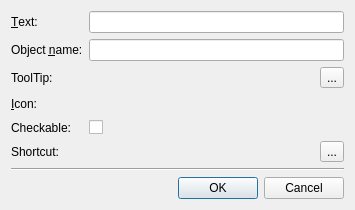
<?xml version="1.0" encoding="UTF-8"?>
<ui version="4.0">
 <comment>*********************************************************************
**
** Copyright (C) 2009 Nokia Corporation and/or its subsidiary(-ies).
** Contact: Qt Software Information (qt-info@nokia.com)
**
** This file is part of the Qt Designer of the Qt Toolkit.
**
** $QT_BEGIN_LICENSE:LGPL$
** Commercial Usage
** Licensees holding valid Qt Commercial licenses may use this file in
** accordance with the Qt Commercial License Agreement provided with the
** Software or, alternatively, in accordance with the terms contained in
** a written agreement between you and Nokia.
**
** GNU Lesser General Public License Usage
** Alternatively, this file may be used under the terms of the GNU Lesser
** General Public License version 2.1 as published by the Free Software
** Foundation and appearing in the file LICENSE.LGPL included in the
** packaging of this file.  Please review the following information to
** ensure the GNU Lesser General Public License version 2.1 requirements
** will be met: http://www.gnu.org/licenses/old-licenses/lgpl-2.1.html.
**
** In addition, as a special exception, Nokia gives you certain
** additional rights. These rights are described in the Nokia Qt LGPL
** Exception version 1.0, included in the file LGPL_EXCEPTION.txt in this
** package.
**
** GNU General Public License Usage
** Alternatively, this file may be used under the terms of the GNU
** General Public License version 3.0 as published by the Free Software
** Foundation and appearing in the file LICENSE.GPL included in the
** packaging of this file.  Please review the following information to
** ensure the GNU General Public License version 3.0 requirements will be
** met: http://www.gnu.org/copyleft/gpl.html.
**
** If you are unsure which license is appropriate for your use, please
** contact the sales department at qt-sales@nokia.com.
** $QT_END_LICENSE$
**
*********************************************************************</comment>
 <class>qdesigner_internal::NewActionDialog</class>
 <widget class="QDialog" name="qdesigner_internal::NewActionDialog">
  <property name="windowTitle">
   <string>New Action...</string>
  </property>
  <layout class="QVBoxLayout" name="verticalLayout">
   <item>
    <layout class="QFormLayout" name="formLayout">
     <item row="0" column="0">
      <widget class="QLabel" name="textLabel">
       <property name="text">
        <string>&amp;Text:</string>
       </property>
       <property name="buddy">
        <cstring>editActionText</cstring>
       </property>
      </widget>
     </item>
     <item row="0" column="1">
      <widget class="QLineEdit" name="editActionText">
       <property name="minimumSize">
        <size>
         <width>255</width>
         <height>0</height>
        </size>
       </property>
      </widget>
     </item>
     <item row="1" column="0">
      <widget class="QLabel" name="objectNameLabel">
       <property name="text">
        <string>Object &amp;name:</string>
       </property>
       <property name="buddy">
        <cstring>editObjectName</cstring>
       </property>
      </widget>
     </item>
     <item row="1" column="1">
      <widget class="QLineEdit" name="editObjectName"/>
     </item>
     <item row="3" column="0">
      <widget class="QLabel" name="iconLabel">
       <property name="text">
        <string>&amp;Icon:</string>
       </property>
       <property name="buddy">
        <cstring>iconSelector</cstring>
       </property>
      </widget>
     </item>
     <item row="3" column="1">
      <layout class="QHBoxLayout" name="horizontalLayout">
       <item>
        <widget class="qdesigner_internal::IconSelector" name="iconSelector" native="true"/>
       </item>
       <item>
        <spacer>
         <property name="orientation">
          <enum>Qt::Horizontal</enum>
         </property>
         <property name="sizeHint" stdset="0">
          <size>
           <width>40</width>
           <height>20</height>
          </size>
         </property>
        </spacer>
       </item>
      </layout>
     </item>
     <item row="5" column="0">
      <widget class="QLabel" name="shortcutLabel">
       <property name="text">
        <string>Shortcut:</string>
       </property>
      </widget>
     </item>
     <item row="4" column="1">
      <widget class="QCheckBox" name="checkableCheckBox">
       <property name="text">
        <string/>
       </property>
      </widget>
     </item>
     <item row="4" column="0">
      <widget class="QLabel" name="checkableLabel">
       <property name="text">
        <string>Checkable:</string>
       </property>
      </widget>
     </item>
     <item row="2" column="0">
      <widget class="QLabel" name="toolTipLabel">
       <property name="text">
        <string>ToolTip:</string>
       </property>
      </widget>
     </item>
     <item row="2" column="1">
      <layout class="QHBoxLayout" name="toolTipLayout">
       <item>
        <widget class="TextPropertyEditor" name="tooltipEditor" native="true">
         <property name="sizePolicy">
          <sizepolicy hsizetype="MinimumExpanding" vsizetype="Preferred">
           <horstretch>0</horstretch>
           <verstretch>0</verstretch>
          </sizepolicy>
         </property>
        </widget>
       </item>
       <item>
        <widget class="QToolButton" name="toolTipToolButton">
         <property name="text">
          <string>...</string>
         </property>
        </widget>
       </item>
      </layout>
     </item>
     <item row="5" column="1">
      <layout class="QHBoxLayout" name="keysequenceLayout">
       <item>
        <widget class="QtKeySequenceEdit" name="keySequenceEdit" native="true">
         <property name="sizePolicy">
          <sizepolicy hsizetype="MinimumExpanding" vsizetype="Preferred">
           <horstretch>0</horstretch>
           <verstretch>0</verstretch>
          </sizepolicy>
         </property>
        </widget>
       </item>
       <item>
        <widget class="QToolButton" name="keysequenceResetToolButton">
         <property name="text">
          <string>...</string>
         </property>
        </widget>
       </item>
      </layout>
     </item>
    </layout>
   </item>
   <item>
    <spacer name="verticalSpacer">
     <property name="orientation">
      <enum>Qt::Vertical</enum>
     </property>
     <property name="sizeHint" stdset="0">
      <size>
       <width>0</width>
       <height>0</height>
      </size>
     </property>
    </spacer>
   </item>
   <item>
    <widget class="Line" name="line">
     <property name="orientation">
      <enum>Qt::Horizontal</enum>
     </property>
    </widget>
   </item>
   <item>
    <widget class="QDialogButtonBox" name="buttonBox">
     <property name="orientation">
      <enum>Qt::Horizontal</enum>
     </property>
     <property name="standardButtons">
      <set>QDialogButtonBox::Cancel|QDialogButtonBox::Ok</set>
     </property>
    </widget>
   </item>
  </layout>
 </widget>
 <customwidgets>
  <customwidget>
   <class>qdesigner_internal::IconSelector</class>
   <extends>QWidget</extends>
   <header>iconselector_p.h</header>
   <container>1</container>
  </customwidget>
  <customwidget>
   <class>QtKeySequenceEdit</class>
   <extends>QWidget</extends>
   <header>qtpropertybrowserutils_p.h</header>
   <container>1</container>
  </customwidget>
  <customwidget>
   <class>TextPropertyEditor</class>
   <extends>QWidget</extends>
   <header>textpropertyeditor_p.h</header>
   <container>1</container>
  </customwidget>
 </customwidgets>
 <tabstops>
  <tabstop>editActionText</tabstop>
  <tabstop>editObjectName</tabstop>
 </tabstops>
 <resources/>
 <connections>
  <connection>
   <sender>buttonBox</sender>
   <signal>accepted()</signal>
   <receiver>qdesigner_internal::NewActionDialog</receiver>
   <slot>accept()</slot>
   <hints>
    <hint type="sourcelabel">
     <x>165</x>
     <y>162</y>
    </hint>
    <hint type="destinationlabel">
     <x>291</x>
     <y>94</y>
    </hint>
   </hints>
  </connection>
  <connection>
   <sender>buttonBox</sender>
   <signal>rejected()</signal>
   <receiver>qdesigner_internal::NewActionDialog</receiver>
   <slot>reject()</slot>
   <hints>
    <hint type="sourcelabel">
     <x>259</x>
     <y>162</y>
    </hint>
    <hint type="destinationlabel">
     <x>293</x>
     <y>128</y>
    </hint>
   </hints>
  </connection>
 </connections>
</ui>
